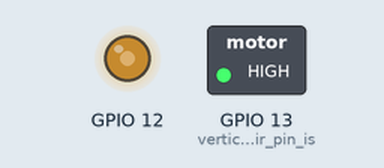
The sketch below on a simulated ESP32. Shown: switched loads named in the sketch (green lamp = pin HIGH), output pins drawn as LEDs (lit = HIGH).

Above: at 0.05 s.
Timing chart, 0 to 3.0 s (numbered marks = the images above):
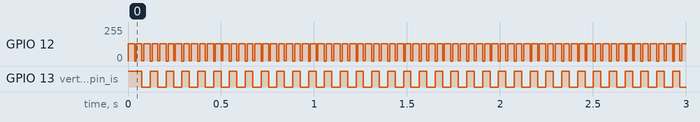

The sketch:

acceleration_is_needed_proof.ino
```cpp
#define DELAY 10
#define BIG_DELAY 30
//THIS IS FOR AGITATION WITH ALL THREE HOOKED UP BUT ONLY TESTING AGITAION

void setup() {
  //set dir pin
  pinMode(13, OUTPUT);  //vertical motor dir pin is a digital gpio
  digitalWrite(13, 1);  //0 is up

  //step
  ledcAttachChannel(12, 100, 8, 8);
  ledcWrite(12, 0);

  //   //turn motor on
  // ledcChangeFrequency(12, 1000, 8);  //start slow
  // ledcWrite(12, 128);
  // delay(BIG_DELAY);

  // //turn motor off and prep switch directions (0)
  // ledcWrite(12, 0);
  // digitalWrite(13, 0);
  // delay(10);
}

void loop() {
  //motor starts off and going downward (1)

  ledcChangeFrequency(12, 3600, 8);  //start slow
  ledcWrite(12, 128);               //turn on motor
  delay(BIG_DELAY + 5);

  //turn motor off
  ledcWrite(12, 0);     //stop
  digitalWrite(13, 1);  //prepare direction switch (1)
  delay(10);

  //turn motor on and go up
  ledcChangeFrequency(12, 3600, 8);  //start slow
  ledcWrite(12, 128);               //turn on motor
  delay(BIG_DELAY);

  //turn motor off and prep switch directions (0)
  ledcWrite(12, 1);
  digitalWrite(13, 0);
  delay(10);
}


//hello
//16mm traveled down, 100hz to 1.3khz with 10ms delays. 300ms full speed delay.
```

Measured:
- by itself, GPIO 12: repeats every 0.09 s: 0/255 0.01 s, 128/255 0.03 s, 1/255 0.01 s, 128/255 0.04 s
- by itself, GPIO 13 (vertical_motor_dir_pin_is): alternates HIGH for 0.04 s and LOW for 0.05 s
